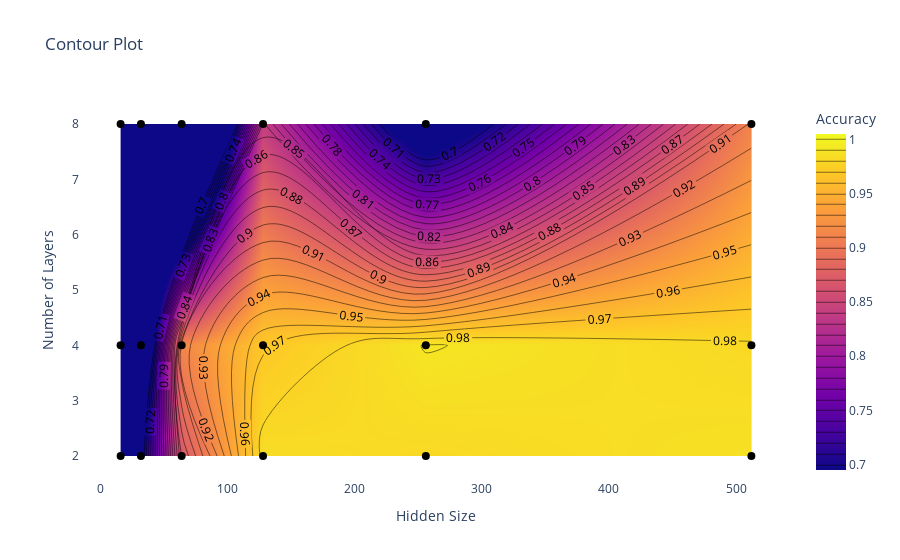

The notebook cell saved with this chart:
### Code cell
grid = analysis.results_df
plot_contour(grid, "config/hidden_size", "config/num_layers", "accuracy", start=0.7)

### Figure 1 — Plotly figure (JSON) as saved in the notebook; plotly's stock layout.template omitted (floating-point values rounded to 4 significant figures)
{"data": [{"colorbar": {"title": {"text": "Accuracy"}}, "colorscale": [[0, "#0d0887"], [0.1111, "#46039f"], [0.2222, "#7201a8"], [0.3333, "#9c179e"], [0.4444, "#bd3786"], [0.5556, "#d8576b"], [0.6667, "#ed7953"], [0.7778, "#fb9f3a"], [0.8889, "#fdca26"], [1, "#f0f921"]], "contours": {"coloring": "heatmap", "end": 1, "showlabels": true, "size": 0.01, "start": 0.7}, "type": "contour", "x": [16, 32, 64, 128, 256, 512, 16, 32, 64, 128, 256, 512, 16, 32, 64, 128, 256, 512], "y": [2, 2, 2, 2, 2, 2, 4, 4, 4, 4, 4, 4, 8, 8, 8, 8, 8, 8], "z": [0.3531, 0.6859, 0.8703, 0.9844, 0.9812, 0.9875, 0.3406, 0.5875, 0.9141, 0.9688, 0.9906, 0.9812, 0.2172, 0.5656, 0.3859, 0.8422, 0.6438, 0.9125]}, {"customdata": [0.3531, 0.6859, 0.8703, 0.9844, 0.9812, 0.9875, 0.3406, 0.5875, 0.9141, 0.9688, 0.9906, 0.9812, 0.2172, 0.5656, 0.3859, 0.8422, 0.6438, 0.9125], "hovertemplate": "Hidden Size: %{x}<br>Number of Layers: %{y}<br>Accuracy: %{customdata:.4f}<extra></extra>", "marker": {"color": "black", "size": 8, "symbol": "circle"}, "mode": "markers", "name": "Data Points", "type": "scatter", "x": [16, 32, 64, 128, 256, 512, 16, 32, 64, 128, 256, 512, 16, 32, 64, 128, 256, 512], "y": [2, 2, 2, 2, 2, 2, 4, 4, 4, 4, 4, 4, 8, 8, 8, 8, 8, 8]}], "layout": {"paper_bgcolor": "white", "plot_bgcolor": "white", "title": {"text": "Contour Plot"}, "xaxis": {"showgrid": false, "title": {"text": "Hidden Size"}}, "yaxis": {"showgrid": false, "title": {"text": "Number of Layers"}}}}
